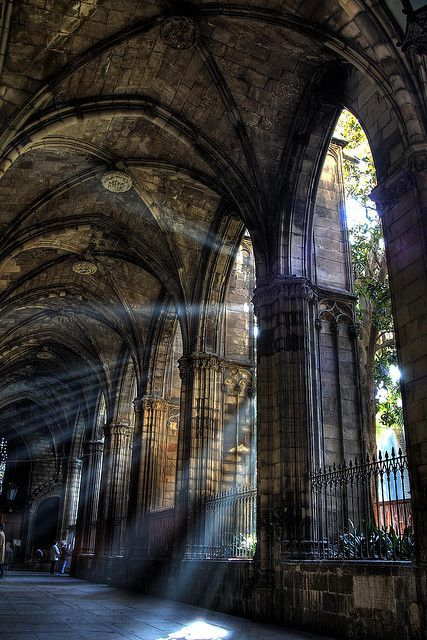
#> input picture Homework1/building.jpg, 427 x 640 px
$ jupyter execute HK1.ipynb
#> lines starting #> are read from the running program, lines starting #| are printed output that depends on the picture; after the words box and inside, x2 and y2 are one past the last pixel; in counts of white or black regions, pixels touching at a corner belong together
[cell 1]
import cv2
import numpy as np
from matplotlib import pyplot as plt

[cell 2]
img = cv2.imread('building.jpg')
#> img is the input picture: shape (640, 427, 3); mean B, G, R 50.8, 52.9, 54.9

[cell 3]
plt.figure(figsize=(15,15))
plt.imshow(img)
plt.xticks([]), plt.yticks([]) # to hide tick values on X and Y axis
plt.show()

[cell 4]
font = cv2.FONT_HERSHEY_SIMPLEX
cv2.putText(img,'Sunlight in the ancient building',(10,600), font, 0.5,(255,255,255),2,cv2.LINE_AA)
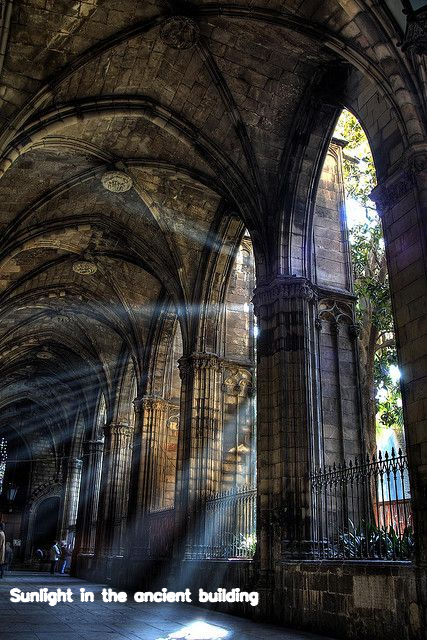
#> img: shape (640, 427, 3); 1.02% of pixels changed, all inside (x1, y1, x2, y2) = (9, 587, 259, 607)
plt.figure(figsize=(15,15))
plt.imshow(img)
plt.xticks([]), plt.yticks([]) # to hide tick values on X and Y axis
plt.show()

[cell 5]
def nothing(x):
    pass

[cell 6]
drawing = False
mode = True
bx,by,ax,ay = 0,0,1,1

# [56 lines left out: function draw, not called in this run]


img = cv2.imread('building.jpg')
sp = img.shape
#> sp = (640, 427, 3)
width=sp[1]
#> width = 427
height=sp[0]
#> height = 640
font = cv2.FONT_HERSHEY_SIMPLEX
cv2.putText(img,'Sunlight in the ancient building',(10,600), font, 0.5,(255,255,255),2,cv2.LINE_AA)
roi=img[by:ay, bx:ax]
#> roi = [[40, 49, 53]]
rb,rg,rr = cv2.split(roi)
#> rb = [40]; rg = [49]; rr = [53]
zero = np.zeros(roi.shape[:2], dtype='uint8')
#> zero = [0]
rrb = cv2.merge((rb,zero,zero))
#> rrb = [[40, 0, 0]]
rrg = cv2.merge((zero,rg,zero))
#> rrg = [[0, 49, 0]]
rrr = cv2.merge((zero,zero,rr))
#> rrr = [[0, 0, 53]]

cv2.namedWindow('image')
cv2.setMouseCallback('image',draw)
cv2.createTrackbar('R','image',0,100,nothing)
cv2.createTrackbar('G','image',0,100,nothing)
cv2.createTrackbar('B','image',0,100,nothing)

while(1):
    cv2.imshow('image',img)
    k = cv2.waitKey(1) & 0xFF
#> (key Esc is pressed here)
    if k == 27:
        break
    r = cv2.getTrackbarPos('R','image')
    g = cv2.getTrackbarPos('G','image')
    b = cv2.getTrackbarPos('B','image')

    dst1 = cv2.addWeighted(roi,0.,rrr,1.-r/100.,0)
    dst2 = cv2.addWeighted(roi,0.,rrb,1.-b/100.,0)
    dst3 = cv2.addWeighted(roi,0.,rrg,1.-g/100.,0)
    dst4 = cv2.add(dst1,dst2)
    dst5 = cv2.add(dst3,dst4)
    if img[by:ay, bx:ax].shape == dst5.shape:
        img[by:ay, bx:ax]=dst5

cv2.destroyAllWindows()
plt.imshow(img)
plt.xticks([]), plt.yticks([]) # to hide tick values on X and Y axis
plt.show()
